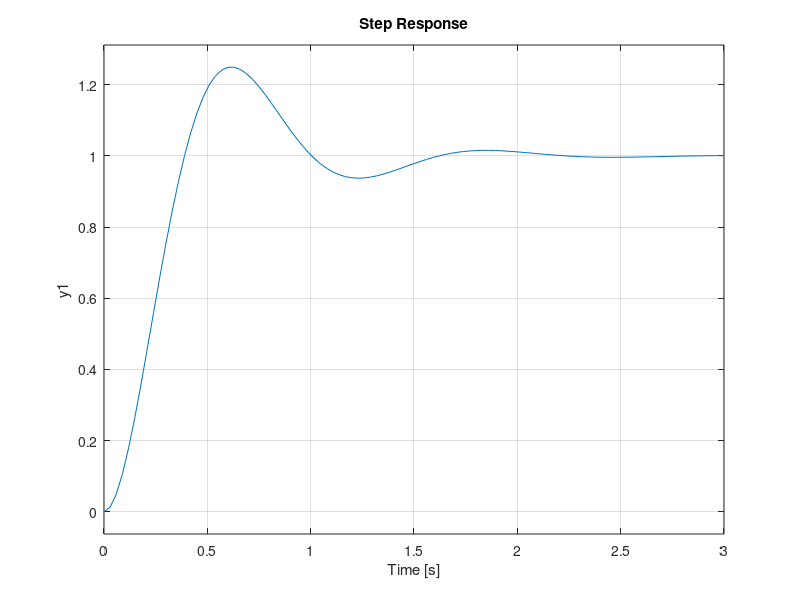

This figure's MATLAB source:
function [] = step_response()
Gs=tf(31.0974492, [1 4.50258465 31.0974492]); %calculated second order transfer function
step(Gs); %creates a step response plot of the transfer function G(s)
end
